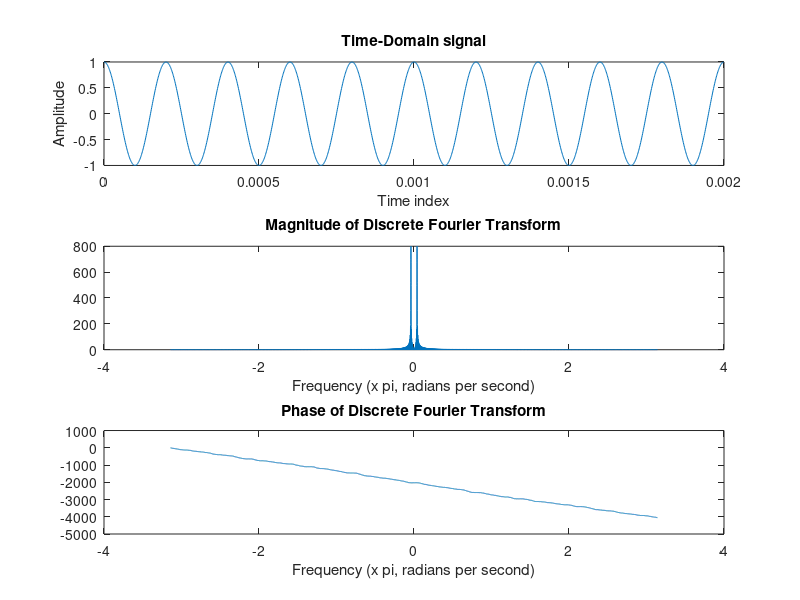

Reproduce this figure in MATLAB.
clear all;
close all;
Fs = 800e3;
dt = 1/Fs;
t = (0:dt:0.002-dt);
Fm = 5000;
y = cos(2*pi*Fm*t);
subplot(3,1,1);
plot(t, y);
title('Time-Domain signal')
ylabel('Amplitude');
xlabel('Time index');
N=16000;
df = Fs/N;
k= (-Fs/2:df:Fs/2-df)*2*pi/Fs;
S=fftshift(fft(y,N)); %Discrete Fourier Trasnform
subplot(3,1,2);
plot(k,abs(S));
title('Magnitude of Discrete Fourier Transform');
xlabel('Frequency (x pi, radians per second)');
p = unwrap(angle(S));
subplot(3,1,3);
plot(k,p);
title('Phase of Discrete Fourier Transform');
xlabel('Frequency (x pi, radians per second)');
